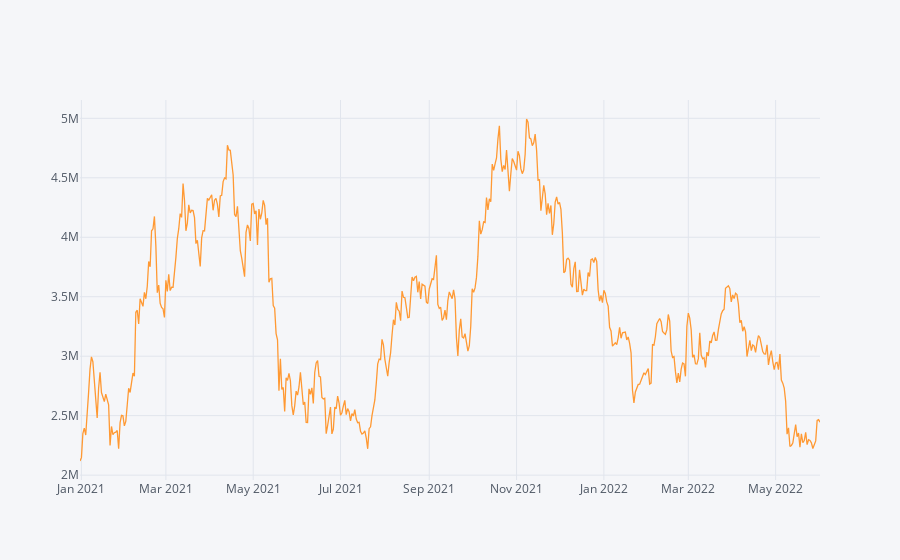

The notebook cell saved with this chart:
### Markdown cell above
#### Visualization (Closing Rate)

### Code cell
df.xs(key='Close',axis=1).iplot()

### Figure 1 — Plotly figure (JSON) as saved in the notebook; plotly's stock layout.template omitted (floating-point values rounded to 4 significant figures; data arrays with more than 128 entries replaced by an {"elided": "..."} marker saying what was removed)
{"data": [{"line": {"color": "rgba(255, 153, 51, 1.0)", "dash": "solid", "shape": "linear", "width": 1.3}, "mode": "lines", "name": "Close", "text": "", "type": "scatter", "x": {"elided": "518 str values"}, "y": {"elided": "518 float values"}}], "layout": {"legend": {"bgcolor": "#F5F6F9", "font": {"color": "#4D5663"}}, "paper_bgcolor": "#F5F6F9", "plot_bgcolor": "#F5F6F9", "title": {"font": {"color": "#4D5663"}}, "xaxis": {"gridcolor": "#E1E5ED", "showgrid": true, "tickfont": {"color": "#4D5663"}, "title": {"font": {"color": "#4D5663"}, "text": ""}, "zerolinecolor": "#E1E5ED"}, "yaxis": {"gridcolor": "#E1E5ED", "showgrid": true, "tickfont": {"color": "#4D5663"}, "title": {"font": {"color": "#4D5663"}, "text": ""}, "zerolinecolor": "#E1E5ED"}}}
